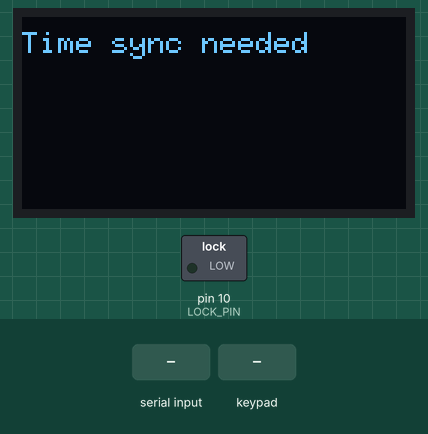
Bench run of a sketch on a simulated Arduino Uno, built with avr-gcc and run on an emulated ATmega328P. Shown: 128×64 one-colour display, switched loads named in the sketch (green lamp = pin HIGH). The test bench sets the inputs (shaded band). What the sketch prints to the serial monitor is not drawn.

Above: at 1.1 s.
1.2 s: "T:\n" received over Serial
At 1.8 s:
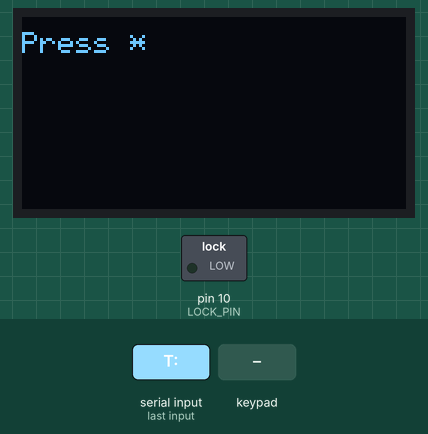
2.7 s: key '*' pressed
At 3.7 s:
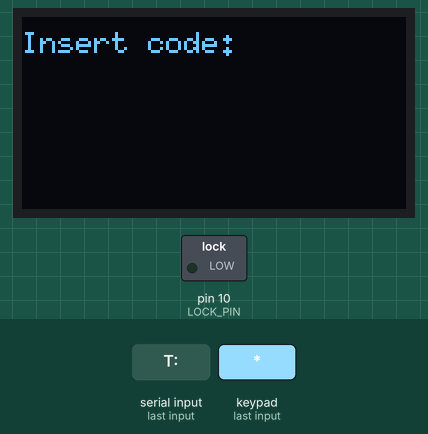
4.3 s: keypad keys 2 3 4 5 * pressed 0.4 s apart
At 7.0 s:
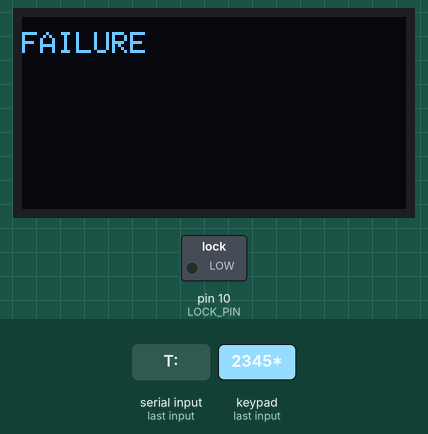
Timing chart, 0 to 8.5 s (numbered marks = the images above; inputs shaded):
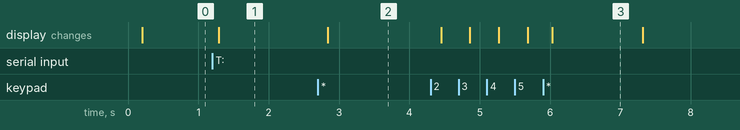

The sketch:

arduino.ino
```cpp
#include <Arduino.h>
#include <Keypad.h>
#include <stdint.h>
#include <string.h>
#include <Wire.h>
#include <U8g2lib.h>

// OLED (I2C, LOW RAM page buffer mode)
// If your module is 0x3C (most are), this works on Uno.
U8G2_SSD1306_128X64_NONAME_1_HW_I2C u8g2(U8G2_R0, /* reset=*/ U8X8_PIN_NONE);

// LOCK
#define LOCK_PIN 10

void open_lock() {
  digitalWrite(LOCK_PIN, HIGH);
  delay(3000);
  digitalWrite(LOCK_PIN, LOW);
}

// -------------------------
// KEYPAD SETUP
// -------------------------
const byte ROWS = 4;
const byte COLS = 4;

char hexaKeys[ROWS][COLS] = {
  {'1','2','3','A'},
  {'4','5','6','B'},
  {'7','8','9','C'},
  {'*','0','#','D'}
};

byte rowPins[ROWS] = {2, 3, 4, 5};
byte colPins[COLS] = {6, 7, 8, 9};

Keypad keypad = Keypad(makeKeymap(hexaKeys), rowPins, colPins, ROWS, COLS);

// -------------------------
// TIME / SYNC
// -------------------------
unsigned long baseEpochMinutes = 0;
unsigned long baseMillis = 0;
bool synced = false;

// -------------------------
// 64-BIT ROTATIONS
// -------------------------
static inline uint64_t rotl64(uint64_t x, uint8_t r) {
  r &= 63;
  return (x << r) | (x >> (64 - r));
}

// -------------------------
// PIRATE CONSTANTS
// -------------------------
const uint64_t K1 = 0xC0B41E7ED15EA5E1ULL;
const uint64_t K2 = 0xBADC0FFEE0DDF00DULL;
const uint64_t K3 = 0x1EA57EADBEAD1DEAULL;
const uint64_t MOD_14 = 100000000000000ULL;

// -------------------------
// CODE GENERATOR
// -------------------------
static uint64_t generate_code_u64(unsigned long minutes32) {
  uint64_t m = (uint64_t)minutes32;
  uint64_t x = m ^ K1;
  x = x * K2;
  x = rotl64(x, 5);
  x = x + K3;
  return x % MOD_14;
}

void formatCode(unsigned long minutes32, char *buf) {
  uint64_t code = generate_code_u64(minutes32);
  for (int i = 13; i >= 0; i--) {
    buf[i] = '0' + (code % 10);
    code /= 10;
  }
  buf[14] = '\0';
}

// -------------------------
// GET CURRENT EPOCH MINUTES
// -------------------------
unsigned long getCurrentMinutes() {
  if (!synced) return baseEpochMinutes;
  unsigned long elapsed_ms = millis() - baseMillis;
  unsigned long elapsed_min = elapsed_ms / 60000UL;
  return baseEpochMinutes + elapsed_min;
}

// -------------------------
// OLED helpers (LOW RAM)
// -------------------------
static void oled_line1(const char *l1) {
  u8g2.firstPage();
  do {
    u8g2.setFont(u8g2_font_6x10_tf);
    u8g2.drawStr(0, 12, l1);
  } while (u8g2.nextPage());
}

static void oled_line2(const char *l1, const char *l2) {
  u8g2.firstPage();
  do {
    u8g2.setFont(u8g2_font_6x10_tf);
    u8g2.drawStr(0, 12, l1);
    u8g2.drawStr(0, 28, l2);
  } while (u8g2.nextPage());
}

// -------------------------
// READ CODE FROM KEYPAD
// -------------------------
bool getCodeFromKeypad(char *buf, size_t bufSize) {
  int len = 0;
  buf[0] = '\0';

  oled_line2("Insert code:", "");

  while (true) {
    char k = keypad.getKey();
    if (!k) continue;

    if (k == '*') {          // submit
      buf[len] = '\0';
      return true;
    }
    if (k == '#') {          // clear
      len = 0;
      Serial.println();
      Serial.print("Cleared. Enter code: ");

      buf[0] = '\0';
      oled_line2("Insert code:", "");
      continue;
    }
    if (k >= '0' && k <= '9') {
      if (len < (int)bufSize - 1) {
        buf[len++] = k;
        buf[len] = '\0';
        Serial.print(k);     // echo
        oled_line2("Insert code:", buf);
      }
    }
  }
}

// -------------------------
// SETUP
// -------------------------
void setup() {
  Serial.begin(115200);
  while (!Serial) { }

  pinMode(LOCK_PIN, OUTPUT);
  digitalWrite(LOCK_PIN, LOW);

  // OLED init (does NOT allocate 1KB RAM like Adafruit does)
  u8g2.begin();
  oled_line1("Time sync needed");

  Serial.println();
  Serial.println("=== PICO TREASURE ===");
  Serial.println("Send: T:<epoch_minutes> e.g. T:29433109");
  Serial.println();

  // wait for sync command
  while (!synced) {
    if (Serial.available()) {
      String line = Serial.readStringUntil('\n');
      line.trim();
      if (line.startsWith("T:")) {
        String value = line.substring(2);
        baseEpochMinutes = (unsigned long)value.toInt();
        baseMillis = millis();
        synced = true;

        Serial.print("Synced to epoch minutes = ");
        Serial.println(baseEpochMinutes);
        Serial.println("Press * on keypad to enter codes.");

        oled_line1("Press *");
      }
    }
  }
}

// -------------------------
// LOOP
// -------------------------
void loop() {
  char k = keypad.getKey();
  if (k != '*') {
    return;
  }

  char guess[32];
  Serial.print("Enter 14-digit code: ");
  getCodeFromKeypad(guess, sizeof(guess));

  Serial.println();
  Serial.print("You entered: ");
  Serial.println(guess);

  unsigned long minutes = getCurrentMinutes();
  Serial.print("Minutes now: ");
  Serial.println(minutes);

  char code[15], codePrev[15], codeNext[15];
  if (minutes > 0) {
    formatCode(minutes - 1, codePrev);
  } else {
    formatCode(0, codePrev);
  }
  formatCode(minutes, code);
  formatCode(minutes + 1, codeNext);

  Serial.print("Expected (t-1): ");
  Serial.println(codePrev);
  Serial.print("Expected  (t):  ");
  Serial.println(code);
  Serial.print("Expected (t+1): ");
  Serial.println(codeNext);

  bool correct =
    (strcmp(guess, code) == 0) ||
    (strcmp(guess, codePrev) == 0) ||
    (strcmp(guess, codeNext) == 0);

  Serial.print("Correct? ");
  Serial.println(correct ? "YES" : "NO");
  Serial.println();

  if (correct) {
    oled_line1("SUCCESS");
    Serial.print("Opening lock...");
    open_lock();
  } else {
    oled_line1("FAILURE");
  }

  delay(1200);
  oled_line1("Press *");
}
```

Measured:
- after the input at 1.2 s, the display: changes after 0.09 s (image 1)
- after the input at 2.7 s, the display: changes after 0.14 s (image 2)
- after the input at 4.3 s, the display: first changes after 0.15 s (image 3 shows a later state)
